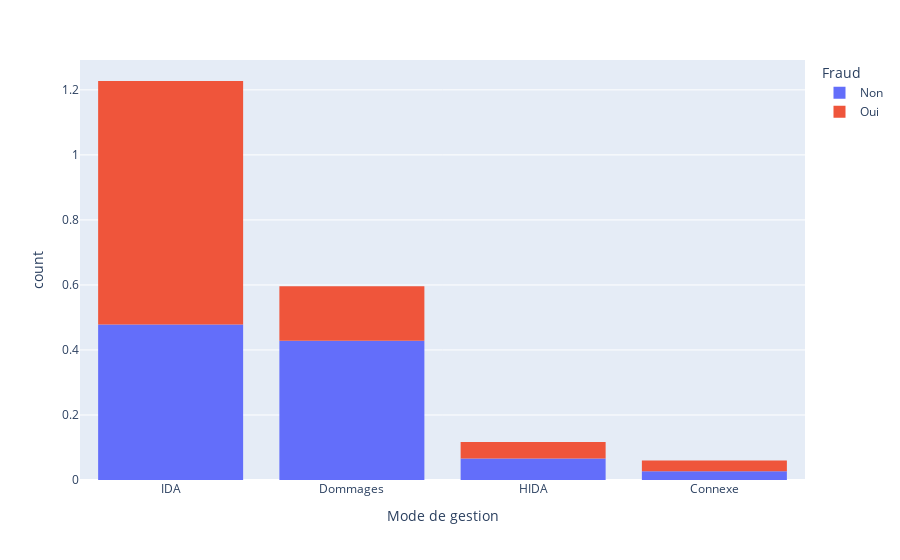

The code cell stored with this chart in its notebook:
### Code cell
fig = px.histogram(df, x='Mode de gestion', color='Fraud', histnorm='probability density')
fig.show()
fig.write_image("figure_EDA/mode_gestion_fraud.png")

### Figure 1 — Plotly figure (JSON) as saved in the notebook; plotly's stock layout.template omitted (floating-point values rounded to 4 significant figures; data arrays with more than 128 entries replaced by an {"elided": "..."} marker saying what was removed)
{"data": [{"alignmentgroup": "True", "bingroup": "x", "histnorm": "probability density", "hovertemplate": "Fraud=Non<br>Mode de gestion=%{x}<br>count=%{y}<extra></extra>", "legendgroup": "Non", "marker": {"color": "#636efa"}, "name": "Non", "offsetgroup": "Non", "orientation": "v", "showlegend": true, "type": "histogram", "x": {"elided": "882 str values"}, "xaxis": "x", "yaxis": "y"}, {"alignmentgroup": "True", "bingroup": "x", "histnorm": "probability density", "hovertemplate": "Fraud=Oui<br>Mode de gestion=%{x}<br>count=%{y}<extra></extra>", "legendgroup": "Oui", "marker": {"color": "#EF553B"}, "name": "Oui", "offsetgroup": "Oui", "orientation": "v", "showlegend": true, "type": "histogram", "x": {"elided": "215 str values"}, "xaxis": "x", "yaxis": "y"}], "layout": {"barmode": "relative", "legend": {"title": {"text": "Fraud"}, "tracegroupgap": 0}, "margin": {"t": 60}, "xaxis": {"anchor": "y", "domain": [0, 1], "title": {"text": "Mode de gestion"}}, "yaxis": {"anchor": "x", "domain": [0, 1], "title": {"text": "count"}}}}
